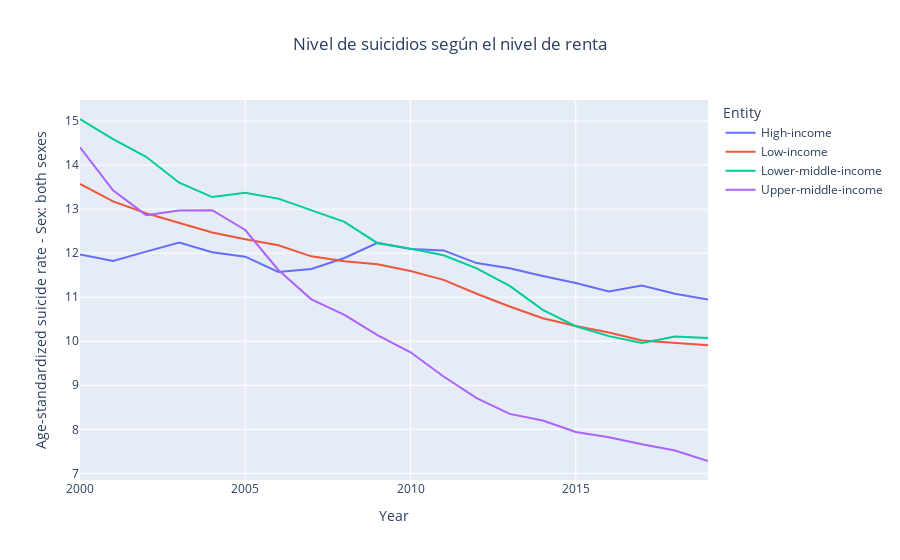

The code cell stored with this chart in its notebook:
### Code cell
fig=px.line(
    data_frame=df_income,
    y="Age-standardized suicide rate - Sex: both sexes",
    x="Year",
    color="Entity",
    title= "Nivel de suicidios según el nivel de renta"
            
    )
fig.update_layout(
    title={
        'text': "Nivel de suicidios según el nivel de renta",
        'x': 0.5,
        'xanchor':'center'

    }
)

### Figure 1 — Plotly figure (JSON) as saved in the notebook; plotly's stock layout.template omitted (floating-point values rounded to 4 significant figures)
{"data": [{"hovertemplate": "Entity=High-income<br>Year=%{x}<br>Age-standardized suicide rate - Sex: both sexes=%{y}<extra></extra>", "legendgroup": "High-income", "line": {"color": "#636efa", "dash": "solid"}, "marker": {"symbol": "circle"}, "mode": "lines", "name": "High-income", "orientation": "v", "showlegend": true, "type": "scatter", "x": [2000, 2001, 2002, 2003, 2004, 2005, 2006, 2007, 2008, 2009, 2010, 2011, 2012, 2013, 2014, 2015, 2016, 2017, 2018, 2019], "xaxis": "x", "y": [11.97, 11.82, 12.04, 12.24, 12.02, 11.92, 11.57, 11.64, 11.89, 12.24, 12.1, 12.06, 11.78, 11.66, 11.48, 11.32, 11.13, 11.27, 11.08, 10.95], "yaxis": "y"}, {"hovertemplate": "Entity=Low-income<br>Year=%{x}<br>Age-standardized suicide rate - Sex: both sexes=%{y}<extra></extra>", "legendgroup": "Low-income", "line": {"color": "#EF553B", "dash": "solid"}, "marker": {"symbol": "circle"}, "mode": "lines", "name": "Low-income", "orientation": "v", "showlegend": true, "type": "scatter", "x": [2000, 2001, 2002, 2003, 2004, 2005, 2006, 2007, 2008, 2009, 2010, 2011, 2012, 2013, 2014, 2015, 2016, 2017, 2018, 2019], "xaxis": "x", "y": [13.57, 13.18, 12.91, 12.68, 12.47, 12.32, 12.18, 11.93, 11.82, 11.75, 11.6, 11.39, 11.08, 10.79, 10.52, 10.35, 10.2, 10.02, 9.96, 9.91], "yaxis": "y"}, {"hovertemplate": "Entity=Lower-middle-income<br>Year=%{x}<br>Age-standardized suicide rate - Sex: both sexes=%{y}<extra></extra>", "legendgroup": "Lower-middle-income", "line": {"color": "#00cc96", "dash": "solid"}, "marker": {"symbol": "circle"}, "mode": "lines", "name": "Lower-middle-income", "orientation": "v", "showlegend": true, "type": "scatter", "x": [2000, 2001, 2002, 2003, 2004, 2005, 2006, 2007, 2008, 2009, 2010, 2011, 2012, 2013, 2014, 2015, 2016, 2017, 2018, 2019], "xaxis": "x", "y": [15.05, 14.59, 14.19, 13.6, 13.28, 13.37, 13.24, 12.98, 12.71, 12.23, 12.1, 11.95, 11.66, 11.26, 10.71, 10.34, 10.12, 9.96, 10.11, 10.07], "yaxis": "y"}, {"hovertemplate": "Entity=Upper-middle-income<br>Year=%{x}<br>Age-standardized suicide rate - Sex: both sexes=%{y}<extra></extra>", "legendgroup": "Upper-middle-income", "line": {"color": "#ab63fa", "dash": "solid"}, "marker": {"symbol": "circle"}, "mode": "lines", "name": "Upper-middle-income", "orientation": "v", "showlegend": true, "type": "scatter", "x": [2000, 2001, 2002, 2003, 2004, 2005, 2006, 2007, 2008, 2009, 2010, 2011, 2012, 2013, 2014, 2015, 2016, 2017, 2018, 2019], "xaxis": "x", "y": [14.41, 13.43, 12.86, 12.97, 12.98, 12.53, 11.62, 10.95, 10.6, 10.14, 9.75, 9.2, 8.71, 8.35, 8.2, 7.94, 7.82, 7.66, 7.52, 7.28], "yaxis": "y"}], "layout": {"legend": {"title": {"text": "Entity"}, "tracegroupgap": 0}, "title": {"text": "Nivel de suicidios según el nivel de renta", "x": 0.5, "xanchor": "center"}, "xaxis": {"anchor": "y", "domain": [0, 1], "title": {"text": "Year"}}, "yaxis": {"anchor": "x", "domain": [0, 1], "title": {"text": "Age-standardized suicide rate - Sex: both sexes"}}}}
